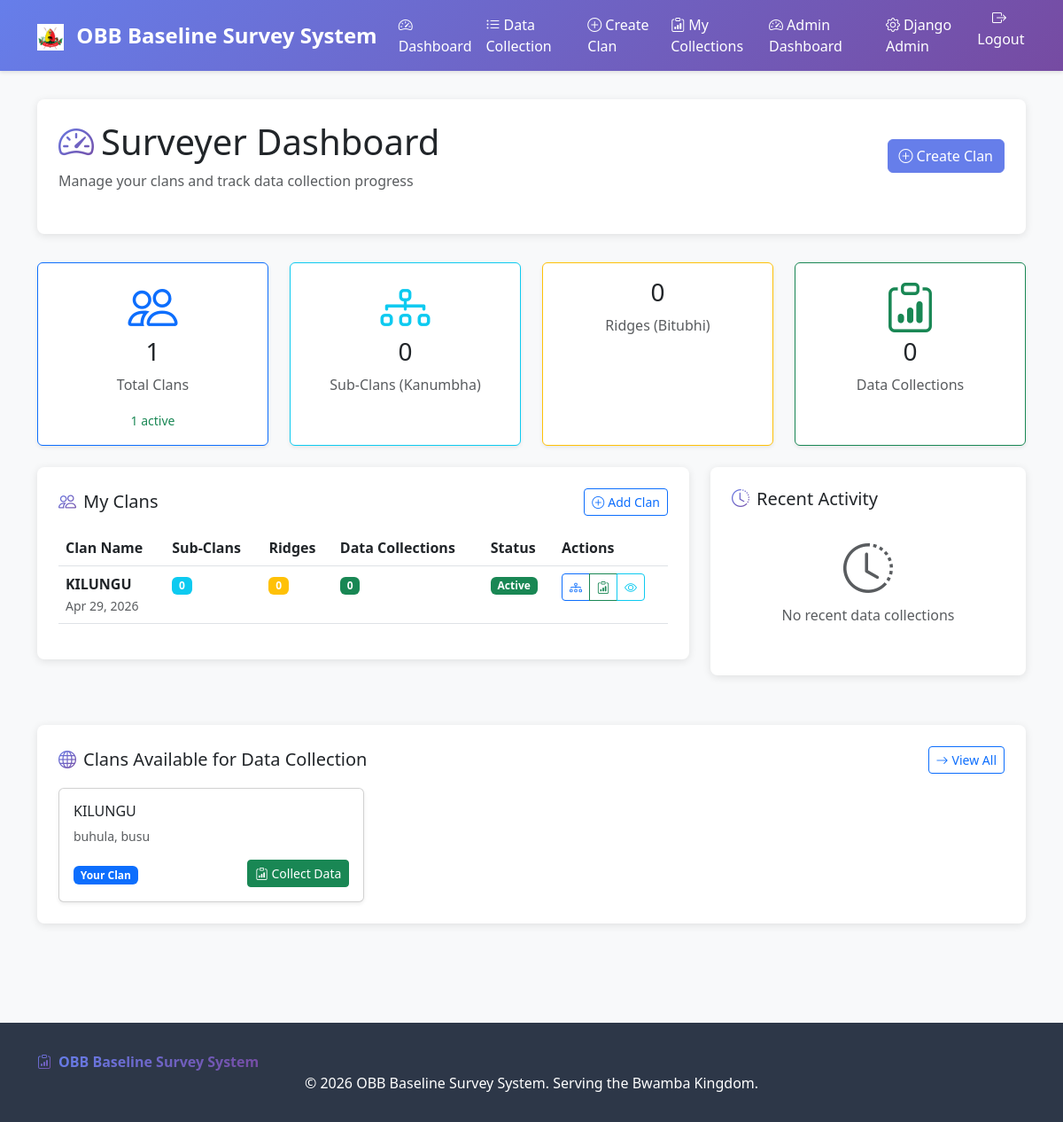
The page /surveys/dashboard/ (signed in) on the database its author committed.
### surveys/models.py (models this page shows, shortened)
class Survey(models.Model):
    title = models.CharField(max_length=200)
    description = models.TextField(blank=True)
    created_at = models.DateTimeField(default=timezone.now)
    updated_at = models.DateTimeField(auto_now=True)
    is_active = models.BooleanField(default=True)
    allow_anonymous = models.BooleanField(default=True)
    created_by = models.ForeignKey(User, on_delete=models.CASCADE, related_name='surveys_created', null=True, blank=True)
    is_clan = models.BooleanField(default=False, help_text="Mark this survey as a clan for the Bwamba Kingdom")
    class Meta:
        ordering = ['-created_at']

class Clan(models.Model):
    name = models.CharField(max_length=200, unique=True, help_text="Name of the clan")
    description = models.TextField(blank=True, help_text="Description of the clan")
    village = models.CharField(max_length=200, help_text="Village where clan is located")
    parish = models.CharField(max_length=200, help_text="Parish where clan is located")
    sub_county = models.CharField(max_length=200, help_text="Sub-county where clan is located")
    district = models.CharField(max_length=200, help_text="District where clan is located")
    clan_head_name = models.CharField(max_length=200, help_text="Name of clan head")
    clan_head_contact = models.CharField(max_length=20, blank=True, help_text="Contact number of clan head")
    clan_head_email = models.EmailField(blank=True, help_text="Email of clan head")
    created_by = models.ForeignKey(User, on_delete=models.CASCADE, related_name='clans_created')
    created_at = models.DateTimeField(auto_now_add=True)
    updated_at = models.DateTimeField(auto_now=True)
    is_active = models.BooleanField(default=True)
    survey = models.OneToOneField(Survey, on_delete=models.CASCADE, null=True, blank=True, related_name='clan')
    class Meta:
        ordering = ['name']
        verbose_name = "Clan"
        verbose_name_plural = "Clans"

### surveys/views.py (the view, shortened to what this page needs)
# urls.py: path('dashboard/', views.surveyer_dashboard, name='surveyer_dashboard'),
@login_required
def surveyer_dashboard(request):
    try:
        from .models import Clan, SubClan, Ridge, Population, ExecutiveCommittee, Structure, Resource
        clan_models_available = True
    except ImportError:
        clan_models_available = False
    if clan_models_available:
        user_clans = Clan.objects.filter(created_by=request.user)
        total_clans = user_clans.count()
        active_clans = user_clans.filter(is_active=True).count()
        try:
            total_sub_clans = SubClan.objects.filter(clan__created_by=request.user).count()
        except:
            total_sub_clans = 0
        try:
            total_ridges = Ridge.objects.filter(sub_clan__clan__created_by=request.user).count()
        except:
            total_ridges = 0
        recent_clans = user_clans.order_by('-created_at')[:5]
        clan_stats = []
        try:
            annotated_clans = user_clans.annotate(
                sub_clans_total=Count('sub_clans'),
                ridges_total=Count('ridges'),
                responses_total=Count('survey__responses')
            ).order_by('-created_at')[:5]
        except FieldError:
            annotated_clans = user_clans.annotate(
                sub_clans_total=Count('sub_clans'),
                responses_total=Count('survey__responses')
            ).order_by('-created_at')[:5]
        for clan in annotated_clans:
            clan_stats.append({
                'id': clan.id,
                'name': clan.name,
                'sub_clan_count': clan.sub_clans_total,
                'ridge_count': getattr(clan, 'ridges_total', 0),
                'response_count': clan.responses_total,
                'created_at': clan.created_at,
                'is_active': clan.is_active
            })
        user_responses = SurveyResponse.objects.filter(user=request.user).count()
        recent_collections = SurveyResponse.objects.filter(user=request.user).order_by('-submitted_at')[:5]
        available_clans = Clan.objects.filter(is_active=True)[:10]
    context = {
        'clan_models_available': clan_models_available,
        'total_clans': total_clans,
        'active_clans': active_clans,
        'total_sub_clans': total_sub_clans,
        'total_ridges': total_ridges,
        'recent_clans': recent_clans,
        'clan_stats': clan_stats,
        'user_responses': user_responses,
        'recent_collections': recent_collections,
        'available_clans': available_clans,
    }
    return render(request, 'surveys/surveyer_dashboard.html', context)

### surveys/templates/surveys/surveyer_dashboard.html (shortened to what this page needs)
{% extends "surveys/base.html" %}
{% block content %}
<div class="custom-card p-4">
    <div class="d-flex justify-content-between align-items-center mb-4">
        <div>
            <h1 class="mb-2">
                <i class="bi bi-speedometer2 text-gradient me-2"></i>Surveyer Dashboard
            </h1>
            <p class="text-muted mb-0">Manage your clans and track data collection progress</p>
        </div>
        <a href="{% url 'surveys:create_survey' %}" class="btn btn-primary">
            <i class="bi bi-plus-circle me-1"></i>Create Clan
        </a>
    </div>
</div>
{% if clan_models_available %}
    <div class="row row-cols-1 row-cols-md-2 row-cols-lg-4 g-4 mb-4">
        <div class="col">
            <div class="card h-100 shadow-sm border-primary">
                <div class="card-body text-center">
                    <i class="bi bi-people display-4 text-primary mb-2"></i>
                    <h3 class="card-title">{{ total_clans }}</h3>
                    <p class="card-text text-muted">Total Clans</p>
                    <small class="text-success">{{ active_clans }} active</small>
                </div>
            </div>
        </div>
        <div class="col">
            <div class="card h-100 shadow-sm border-info">
                <div class="card-body text-center">
                    <i class="bi bi-diagram-3 display-4 text-info mb-2"></i>
                    <h3 class="card-title">{{ total_sub_clans }}</h3>
                    <p class="card-text text-muted">Sub-Clans (Kanumbha)</p>
                </div>
            </div>
        </div>
        <div class="col">
            <div class="card h-100 shadow-sm border-warning">
                <div class="card-body text-center">
                    <h3 class="card-title">{{ total_ridges }}</h3>
                    <p class="card-text text-muted">Ridges (Bitubhi)</p>
                </div>
            </div>
        </div>
        <div class="col">
            <div class="card h-100 shadow-sm border-success">
                <div class="card-body text-center">
                    <i class="bi bi-clipboard-data display-4 text-success mb-2"></i>
                    <h3 class="card-title">{{ user_responses }}</h3>
                    <p class="card-text text-muted">Data Collections</p>
                </div>
            </div>
        </div>
    </div>
    <div class="row">
        <div class="col-lg-8 mb-4">
            <div class="custom-card p-4">
                <div class="d-flex justify-content-between align-items-center mb-3">
                    <h5 class="mb-0">
                        <i class="bi bi-people text-gradient me-2"></i>My Clans
                    </h5>
                    <a href="{% url 'surveys:create_survey' %}" class="btn btn-sm btn-outline-primary">
                        <i class="bi bi-plus-circle me-1"></i>Add Clan
                    </a>
                </div>
                {% if clan_stats %}
                    <div class="table-responsive">
                        <table class="table table-hover">
                            <thead>
                                <tr>
                                    <th>Clan Name</th>
                                    <th>Sub-Clans</th>
                                    <th>Ridges</th>
                                    <th>Data Collections</th>
                                    <th>Status</th>
                                    <th>Actions</th>
                                </tr>
                            </thead>
                            <tbody>
                                {% for clan in clan_stats %}
                                <tr>
                                    <td>
                                        <strong>{{ clan.name }}</strong>
                                        <br>
                                        <small class="text-muted">{{ clan.created_at|date:"M d, Y" }}</small>
                                    </td>
                                    <td>
                                        <span class="badge bg-info">{{ clan.sub_clan_count }}</span>
                                    </td>
                                    <td>
                                        <span class="badge bg-warning">{{ clan.ridge_count }}</span>
                                    </td>
                                    <td>
                                        <span class="badge bg-success">{{ clan.response_count }}</span>
                                    </td>
                                    <td>
                                        {% if clan.is_active %}
                                            <span class="badge bg-success">Active</span>
                                        {% else %}
                                            <span class="badge bg-secondary">Inactive</span>
                                        {% endif %}
                                    </td>
                                    <td>
                                        <div class="btn-group btn-group-sm">
                                            {% if clan.id %}
                                                <a href="{% url 'surveys:create_sub_clan' clan.id %}" class="btn btn-outline-primary" title="Create Sub-Clan">
                                                    <i class="bi bi-diagram-3"></i>
                                                </a>
                                            {% else %}
                                                <button class="btn btn-outline-primary" disabled title="Create Sub-Clan">
                                                    <i class="bi bi-diagram-3"></i>
                                                </button>
                                            {% endif %}
                                            <a href="#" class="btn btn-outline-success" title="Collect Data">
                                                <i class="bi bi-clipboard-data"></i>
                                            </a>
                                            <a href="#" class="btn btn-outline-info" title="View Details">
                                                <i class="bi bi-eye"></i>
                                            </a>
                                        </div>
                                    </td>
                                </tr>
                                {% endfor %}
                            </tbody>
                        </table>
                    </div>
                {% endif %}
            </div>
        </div>
        <div class="col-lg-4 mb-4">
            <div class="custom-card p-4">
                <h5 class="mb-3">
                    <i class="bi bi-clock-history text-gradient me-2"></i>Recent Activity
                </h5>
                {% if recent_collections %}
                    <div class="list-group list-group-flush">
                        {% for collection in recent_collections %}
                        <div class="list-group-item">
                            <div class="d-flex justify-content-between align-items-start">
                                <div>
                                    <h6 class="mb-1">{{ collection.survey.title }}</h6>
                                    <p class="mb-1 text-muted small">Data collected for clan</p>
                                </div>
                                <small class="text-muted">{{ collection.submitted_at|date:"M d, H:i" }}</small>
                            </div>
                        </div>
                        {% endfor %}
                    </div>
                {% else %}
                    <div class="text-center py-3">
                        <i class="bi bi-clock-history display-4 text-muted"></i>
                        <p class="text-muted mt-2">No recent data collections</p>
                    </div>
                {% endif %}
            </div>
        </div>
    </div>
    <div class="custom-card p-4">
        <div class="d-flex justify-content-between align-items-center mb-3">
            <h5 class="mb-0">
                <i class="bi bi-globe text-gradient me-2"></i>Clans Available for Data Collection
            </h5>
            <a href="{% url 'surveys:survey_list' %}" class="btn btn-sm btn-outline-primary">
                <i class="bi bi-arrow-right me-1"></i>View All
            </a>
        </div>
        {% if available_clans %}
            <div class="row row-cols-1 row-cols-md-2 row-cols-lg-3 g-3">
                {% for clan in available_clans %}
                <div class="col">
                    <div class="card h-100 shadow-sm">
                        <div class="card-body">
                            <h6 class="card-title">{{ clan.name }}</h6>
                            <p class="card-text text-muted small">{{ clan.village }}, {{ clan.parish }}</p>
                            <div class="d-flex justify-content-between align-items-center">
                                <div>
                                    {% if clan.created_by == request.user %}
                                        <span class="badge bg-primary">Your Clan</span>
                                    {% else %}
                                        <small class="text-muted">Created by {{ clan.created_by.username }}</small>
                                    {% endif %}
                                </div>
                                <a href="{% url 'surveys:take_survey' clan.survey.id %}" class="btn btn-sm btn-success">
                                    <i class="bi bi-clipboard-data me-1"></i>Collect Data
                                </a>
                            </div>
                        </div>
                    </div>
                </div>
                {% endfor %}
            </div>
        {% else %}
            <div class="text-center py-3">
                <i class="bi bi-globe display-4 text-muted"></i>
                <p class="text-muted mt-2">No clans available for data collection</p>
                <p class="text-muted small">Create your first clan to start collecting baseline data.</p>
            </div>
        {% endif %}
    </div>
{% endif %}
{% endblock %}

### surveys/templates/surveys/base.html (style rules this page uses)
:root { --primary-gradient: linear-gradient(135deg, #667eea 0%, #764ba2 100%); --primary-color: #667eea; --secondary-color: #6c757d; }
body { background-color: #f8f9fa; }
.custom-card { background: white; border-radius: 8px; box-shadow: 0 2px 10px rgba(0,0,0,0.1); margin-bottom: 2rem; border: none; }
.btn-primary { background: var(--primary-color); border-color: var(--primary-color); }
.text-gradient { background: var(--primary-gradient); -webkit-background-clip: text; -webkit-text-fill-color: transparent; background-clip: text; }

### rows shown on the page
Survey: name "KILUNGU", created_at "Apr 29, 2026", sub_clan_count "0", ridge_count "0", response_count "0"
Clan: name "KILUNGU", village "buhula", parish "busu", shows "Your Clan"

### other values the page prints
{{ total_clans }} "1"
{{ active_clans }} "1"
{{ total_sub_clans }} "0"
{{ total_ridges }} "0"
{{ user_responses }} "0"
